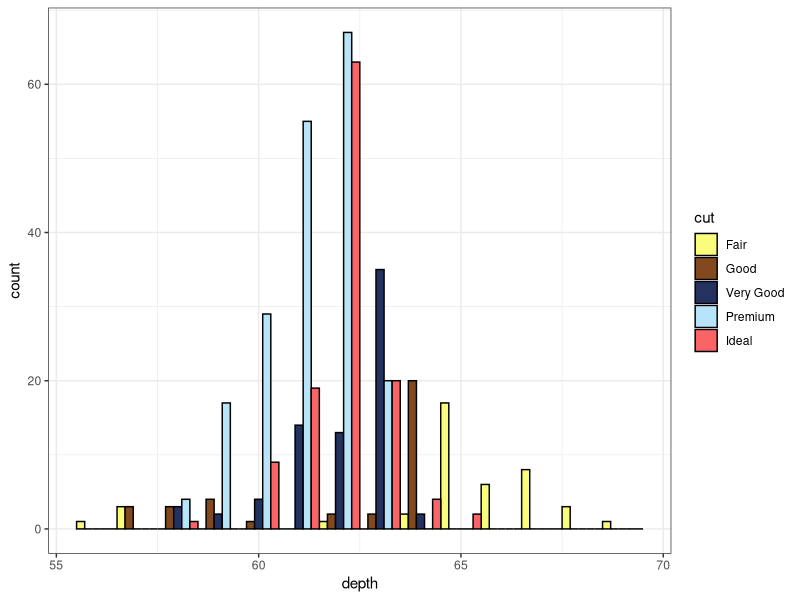

This figure's R source:
"Il1|" >= "0Oo"

library("ggsci")
library("ggplot2")

data("diamonds")

p <- ggplot(
  subset(diamonds, carat > 2.2 & depth > 55 & depth < 70),
  aes(x = depth, fill = cut)
) +
  geom_histogram(colour = "black", binwidth = 1, position = "dodge") +
  theme_bw()

p + scale_fill_rickandmorty()
